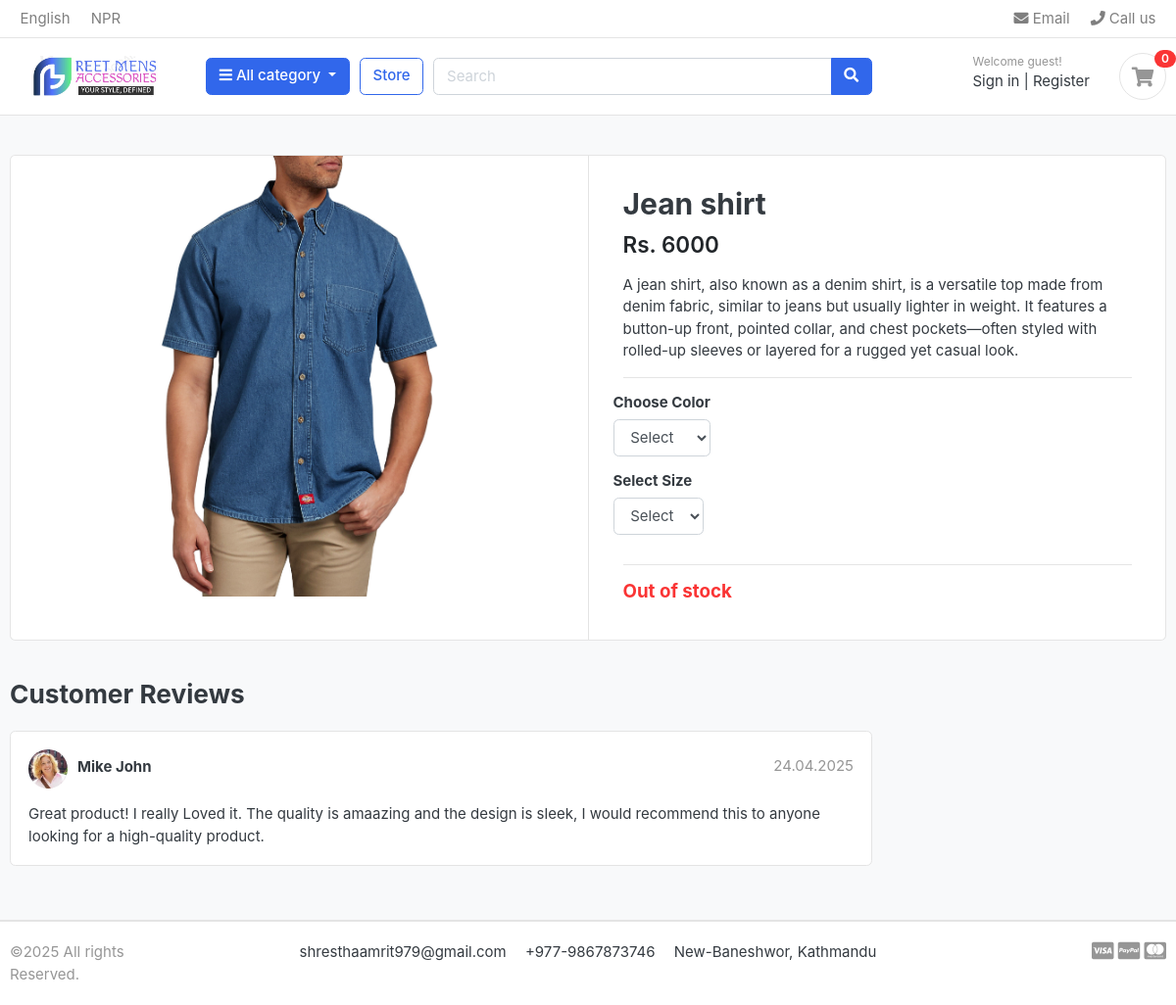
The page /store/category/shirts/jean-shirt/ on the database its author committed.
### store/models.py (models this page shows, shortened)
class Product(models.Model):
    product_name  = models.CharField(max_length=200, unique=True)
    slug          = models.SlugField(max_length=200, unique=True)
    description   = models.TextField(max_length=500, unique=True)
    price         = models.IntegerField()
    images         = models.ImageField(upload_to='photos/products')
    stock         = models.IntegerField()
    is_available  = models.BooleanField(default=True)
    category      = models.ForeignKey(Category, on_delete=models.CASCADE)
    create_date   = models.DateTimeField(auto_now_add=True)
    modified_date = models.DateTimeField(auto_now=True)

### store/views.py (the view)
# urls.py: path('category/<slug:category_slug>/<slug:product_slug>/', views.product_detail, name='product_detail'),
def product_detail(request, category_slug, product_slug):
    try:
        single_product = Product.objects.get(category__slug=category_slug, slug=product_slug)
        in_cart = CartItem.objects.filter(cart__cart_id=_cart_id(request), product=single_product).exists()
    except Exception as e:
        raise e
    context ={
        'single_product': single_product,
        'in_cart'       : in_cart,
    }
    return render(request, 'store/product_detail.html',  context)

### carts/context_processors.py (called while the page is built)
def counter(request):
    cart_count = 0
    if 'admin' in request.path:
        return {}
    else:
        try:
            cart = Cart.objects.filter(cart_id=_cart_id(request))
            cart_items = CartItem.objects.all().filter(cart=cart[:1])
            for cart_item in cart_items:
                cart_count += cart_item.quantity
        except Cart.DoesNotExist:
            cart_count = 0
    return dict(cart_count=cart_count)

### carts/views.py (called while the page is built)
def _cart_id(request):
    cart = request.session.session_key
    if not cart:
        cart = request.session.create()
    return cart

### category/context_processors.py (called while the page is built)
def menu_links(request):
    links = Category.objects.all()
    return dict(links=links)

### category/models.py (called while the page is built)
    def get_url(self):
        return reverse('products_by_category', args=[self.slug])

### store/models.py (called while the page is built)
    def colors(self):
        return super(VariationManager, self).filter(variation_category='color', is_active=True)

    def sizes(self):
        return super(VariationManager, self).filter(variation_category='size', is_active=True)

### templates/store/product_detail.html (shortened to what this page needs)
{% extends 'base.html' %}
{% load static %}
{% block content %}
<section class="section-content padding-y bg">
<div class="container">
<div class="card">
	<div class="row no-gutters">
		<aside class="col-md-6">
<article class="gallery-wrap">
	<div class="img-big-wrap">
	   <a href="#"><img src="{{ single_product.images.url }}"></a>
	</div>
</article>
		</aside>
 		<main class="col-md-6 border-left">
<form action="{% url 'add_cart' single_product.id %}" method="POST">
 <article class="content-body">
 <h2 class="title">{{ single_product.product_name }}</h2>
 <div class="mb-3">
 	<var class="price h4">Rs. {{single_product.price}}</var>
 </div>
 <p>{{ single_product.description }} </p>
 <hr>
	 <div class="row">
	 	<div class="item-option-select">
	 		<h6>Choose Color</h6>
	 		<select name="color" class="form-control" required>
				<option value="" disabled selected>Select</option>
			</select>
	 	</div>
	 </div>
	 <div class="row">
	 	<div class="item-option-select">
	 		<h6>Select Size</h6>
	 		<select name="size" class="form-control" required>
				<option value="" disabled selected>Select</option>
			</select>
	 	</div>
	 </div>
	 <hr>
	 {% if single_product.stock <= 0 %}
	 <h5 class= "text-danger">Out of stock</h5>
	 {% else %}
	 <button type="submit" class="btn btn-primary"> <span class="text">Add to Cart</span> <i class="fas fa-shopping-cart"></i>  </button>
	 {% endif %}
 </article>
</form>
		</main>
	</div>
</div>
<br>
<div class="row">
			<div class="col-md-9">
	<header class="section-heading">
		<h3>Customer Reviews </h3>
	</header>
	<article class="box mb-3">
		<div class="icontext w-100">
			<img src="{%static './images/avatars/avatar1.jpg' %}" class="img-xs icon rounded-circle">
			<div class="text">
				<span class="date text-muted float-md-right">24.04.2025 </span>
				<h6 class="mb-1">Mike John </h6>
			</div>
		</div>
		<div class="mt-3">
			<p>Great product! I really Loved it. The quality is amaazing and the design is sleek, I would recommend this to anyone looking for a high-quality product.</p>
		</div>
	</article>
	</div>
</div>
</div>
</section>
{% endblock %}

### static/css/ui.css (style rules this page uses)
html { font-family: "Inter", sans-serif; font-size: 15px; }
.content-body { flex: 1 1 auto; padding: 2rem 2.3rem; }
.img-xs, .img-sm, .img-md, .img-lg { -o-object-fit: cover; object-fit: cover; flex-shrink: 0; flex-grow: 0; }
.img-xs { width: 40px; height: 40px; }
.padding-y { padding-top: 40px; padding-bottom: 40px; }
var { font-style: normal; }
article:after, .form-group:after { display: block; clear: both; content: ""; }
.bg { background-color: #f8f9fa; }
.section-heading { margin-bottom: 20px; margin-top: 15px; }
p:last-child { margin-bottom: 0; }
.icontext { display: inline-flex; align-items: center; vertical-align: middle; }
.icontext .text { width: 100%; line-height: 1.2; }
.icontext .icon { position: relative; margin-right: 10px; flex-shrink: 0; flex-grow: 0; }
.price { font-weight: 600; color: #212529; }
.box { padding: 18px; background: #fff; border-radius: 0.37rem; border: 1px solid #e4e4e4; }
.box img { max-width: 100%; }
.gallery-wrap .img-big-wrap { margin-bottom: 10px; border-radius: 0.37rem; overflow: hidden; background-color: #fff; }
.gallery-wrap .img-big-wrap a { text-align: center; display: block; }
.gallery-wrap .img-big-wrap img { height: 450px; width: auto; display: inline-block; }
.item-option-select { margin-bottom: 1rem; display: inline-block; margin-right: 15px; }

### rows shown on the page
Product: images (picture), product_name "Jean shirt", price "6000", description "A jean shirt, also known as a denim shirt, is a versatile top made from denim fabric, similar to jeans but usually lighter in weight. It features a button-up front, pointed collar, and chest pockets—often styled with rolled-up sleeves or layered for a rugged yet casual look."

### other values the page prints
{{ cart_count }} "0"
